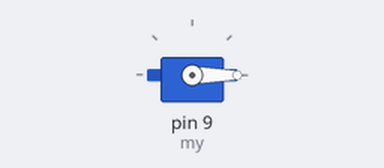
This sketch was run on a simulated Arduino Uno, built with avr-gcc and run on an emulated ATmega328P. Parts: servo.

Above: at 0.05 s.
At 2.05 s:
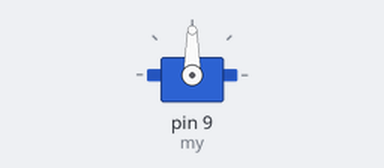
At 4.0 s:
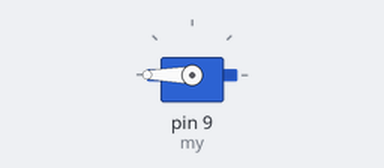
Timing chart, 0 to 5.2 s (numbered marks = the images above):
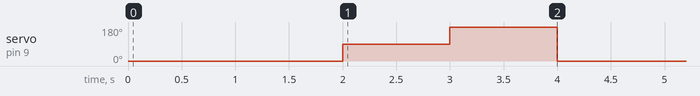

The sketch:

servo.ino
```cpp
#include<Servo.h>
Servo my;


void setup() {
  // put your setup code here, to run once:
my.attach(9);
}

void loop() {
  // put your main code here, to run repeatedly:
my.write(0);
delay(2000);

my.write(90);
delay(1000);
my.write(180);
delay(1000);

}
```

Measured:
- by itself, servo on pin 9 (my): repeats every 4.0 s: 180° 1.0 s, 0° 2.0 s, 90° 1.0 s
